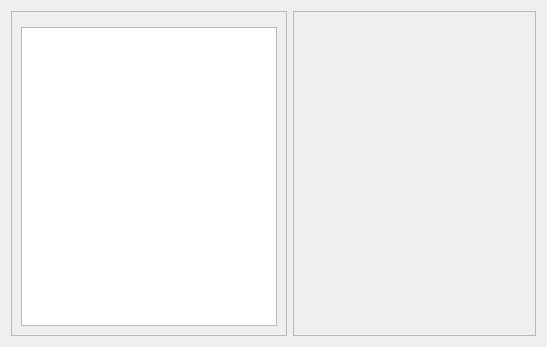
<?xml version="1.0" encoding="UTF-8"?>
<ui version="4.0">
 <class>ImageSplitter</class>
 <widget class="QWidget" name="ImageSplitter">
  <property name="geometry">
   <rect>
    <x>0</x>
    <y>0</y>
    <width>547</width>
    <height>347</height>
   </rect>
  </property>
  <layout class="QHBoxLayout" name="horizontalLayout">
   <item>
    <widget class="QFrame" name="fProperties">
     <property name="sizePolicy">
      <sizepolicy hsizetype="Maximum" vsizetype="Preferred">
       <horstretch>0</horstretch>
       <verstretch>0</verstretch>
      </sizepolicy>
     </property>
     <property name="frameShape">
      <enum>QFrame::StyledPanel</enum>
     </property>
     <property name="frameShadow">
      <enum>QFrame::Raised</enum>
     </property>
     <layout class="QVBoxLayout" name="verticalLayout">
      <item>
       <widget class="QtTreePropertyBrowser" name="twpEditor" native="true">
        <property name="sizePolicy">
         <sizepolicy hsizetype="Preferred" vsizetype="Maximum">
          <horstretch>0</horstretch>
          <verstretch>0</verstretch>
         </sizepolicy>
        </property>
       </widget>
      </item>
      <item>
       <widget class="QListView" name="lvFrames">
        <property name="horizontalScrollBarPolicy">
         <enum>Qt::ScrollBarAlwaysOff</enum>
        </property>
        <property name="editTriggers">
         <set>QAbstractItemView::NoEditTriggers</set>
        </property>
        <property name="movement">
         <enum>QListView::Static</enum>
        </property>
        <property name="resizeMode">
         <enum>QListView::Adjust</enum>
        </property>
        <property name="spacing">
         <number>3</number>
        </property>
        <property name="viewMode">
         <enum>QListView::IconMode</enum>
        </property>
        <property name="selectionRectVisible">
         <bool>false</bool>
        </property>
       </widget>
      </item>
     </layout>
    </widget>
   </item>
   <item>
    <widget class="QScrollArea" name="saPreview">
     <property name="widgetResizable">
      <bool>true</bool>
     </property>
     <widget class="QWidget" name="scrollAreaWidgetContents">
      <property name="geometry">
       <rect>
        <x>0</x>
        <y>0</y>
        <width>259</width>
        <height>333</height>
       </rect>
      </property>
      <layout class="QVBoxLayout" name="verticalLayout_2">
       <item>
        <widget class="QLabel" name="lPreview">
         <property name="alignment">
          <set>Qt::AlignLeading|Qt::AlignLeft|Qt::AlignTop</set>
         </property>
        </widget>
       </item>
      </layout>
     </widget>
    </widget>
   </item>
  </layout>
 </widget>
 <customwidgets>
  <customwidget>
   <class>QtTreePropertyBrowser</class>
   <extends>QWidget</extends>
   <header location="global">QtTreePropertyBrowser</header>
   <container>1</container>
  </customwidget>
 </customwidgets>
 <resources/>
 <connections/>
</ui>
